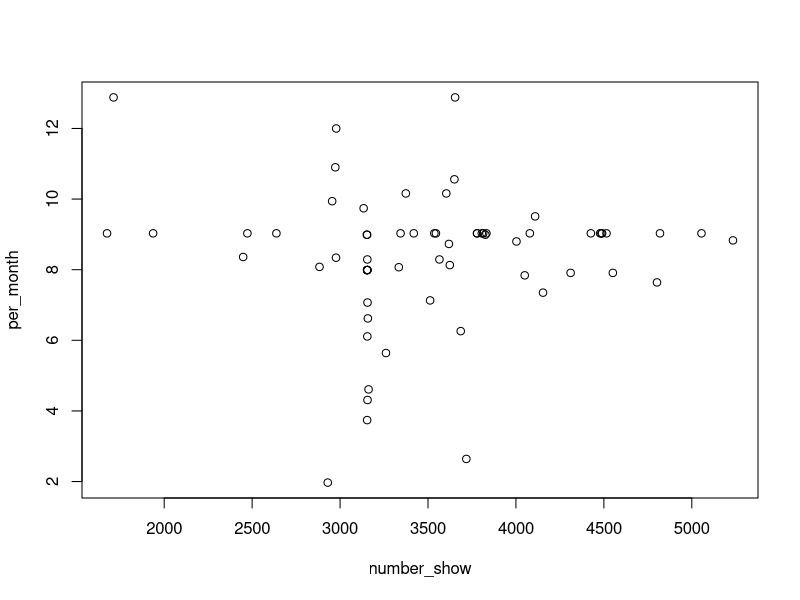
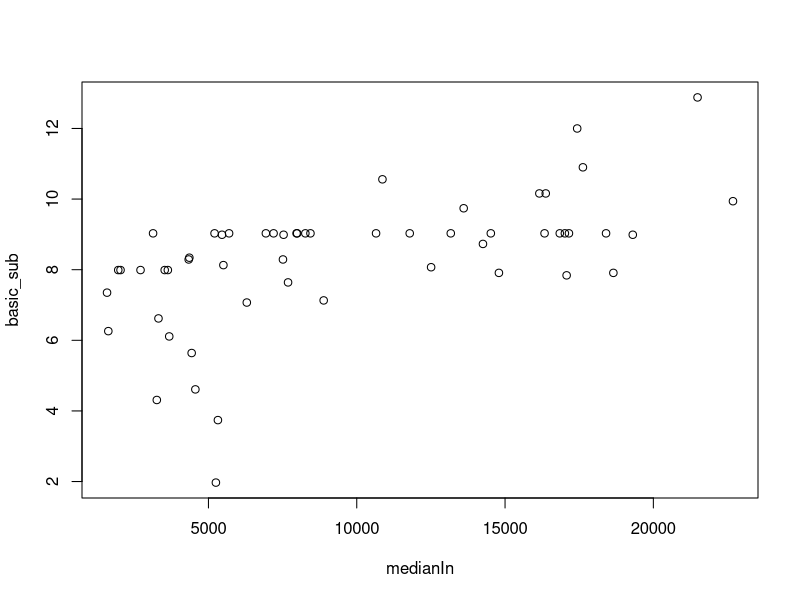

The R script that drew these images, in order:
## ---- chunk 1
knitr::opts_chunk$set(echo = TRUE, 
                      message = FALSE, 
                      warning = FALSE,
                      comment = NA)
## ---- chunk 2
evennums <- c(2,4,6,8,10,12)
charnums <- c("4","5","6","7","8")
mixed <- c(2,4,6,8,10,12,"x","y")
## ---- chunk 3

# Converting evennums to char
evennums_char <- as.character(evennums)
print(evennums_char)
typeof(evennums_char)

# Converting evennums to log
evennums_logical <- as.logical(evennums)
print(evennums_logical)
typeof(evennums_logical)

# Converting charnums to numeric
charnums_numeric <- as.numeric(charnums)
print(charnums_numeric)
typeof(charnums_numeric)

# Convert mixed to numeric
mixed_numeric <- as.numeric(mixed)
print(mixed_numeric)
typeof(mixed_numeric)
## ---- chunk 4
even_second <- evennums[2]
even_second
## ---- chunk 5
even_last <- evennums[length(evennums)]
even_last
## ---- chunk 6
even_first <- evennums[-1]
even_first 
## ---- chunk 7
even_extract <- evennums[3:(length(evennums)-2)]
even_extract
## ---- chunk 8
mean(evennums)
sd(evennums)
## ---- chunk 9
sd(23:85)

floor(5.8)
## ---- chunk 10
netflix_data <- read.csv("Netflix-subscription-fee-Dec-2021.csv", header = TRUE)
## ---- chunk 11

str(netflix_data)
## ---- chunk 12
per_month = netflix_data$Cost.Per.Month.Basic
per_month
typeof(per_month)
## ---- chunk 13
number_show = netflix_data$Number.of.TV.Shows
number_show
typeof(number_show)
## ---- chunk 14
plot(number_show,per_month)
## ---- chunk 15
per_month_basic = netflix_data$Cost.Per.Month.Basic
per_month_premium = netflix_data$Cost.Per.Month.Premium

netflix_data$Upgrade.Cost = per_month_basic / per_month_premium
netflix_data
## ---- chunk 16

max_upgrade <- max(netflix_data$Upgrade.Cost)

max_pos <- which.max(netflix_data$Upgrade.Cost)

max_country = netflix_data$Country[max_pos]

max_country
max_upgrade
## ---- chunk 17
income_data <- read.csv("median-income-by-country.csv")
income_data
## ---- chunk 18
len_country = length(unique(income_data$country))
len_country
## ---- chunk 19

match_country = match(netflix_data$Country, income_data$country)

netflix_data$median_income <- income_data$medianIncome[match_country]
netflix_data
## ---- chunk 20
medianIn = netflix_data$median_income
basic_sub = netflix_data$Cost.Per.Month.Basic

plot(medianIn,basic_sub, rm.na=TRUE)
## ---- chunk 21
netflix_data$Basic.Cost.Per.Show <- netflix_data$Cost.Per.Month.Basic / netflix_data$Number.of.TV.Shows

max_pershow <- max(netflix_data$Basic.Cost.Per.Show)

max_pos <- which.max(netflix_data$Basic.Cost.Per.Show)

max_country = netflix_data$Country[max_pos]

max_country
max_pershow
## ---- chunk 22

netflix_data <- netflix_data[!is.na(netflix_data$Basic.Cost.Per.Show) & !is.na(netflix_data$median_income), ]

netflix_data$Adjusted.Basic.Cost.Per.Show <- netflix_data$Basic.Cost.Per.Show / netflix_data$median_income

max_pershow <- max(netflix_data$Adjusted.Basic.Cost.Per.Show)

max_pos <- which.max(netflix_data$Adjusted.Basic.Cost.Per.Show)

max_country = netflix_data$Country[max_pos]

max_country
max_pershow
